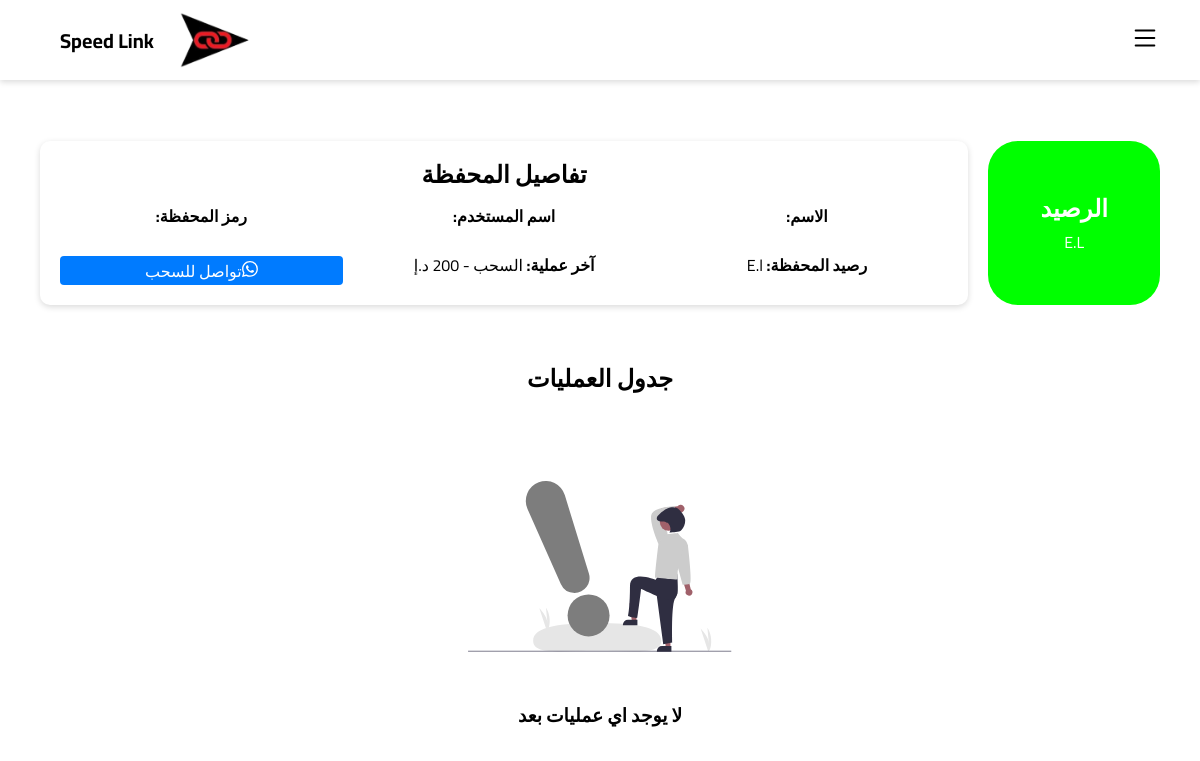
Page /viwewallets/b8dlMpsdWkxaMuy on the earlier database version.
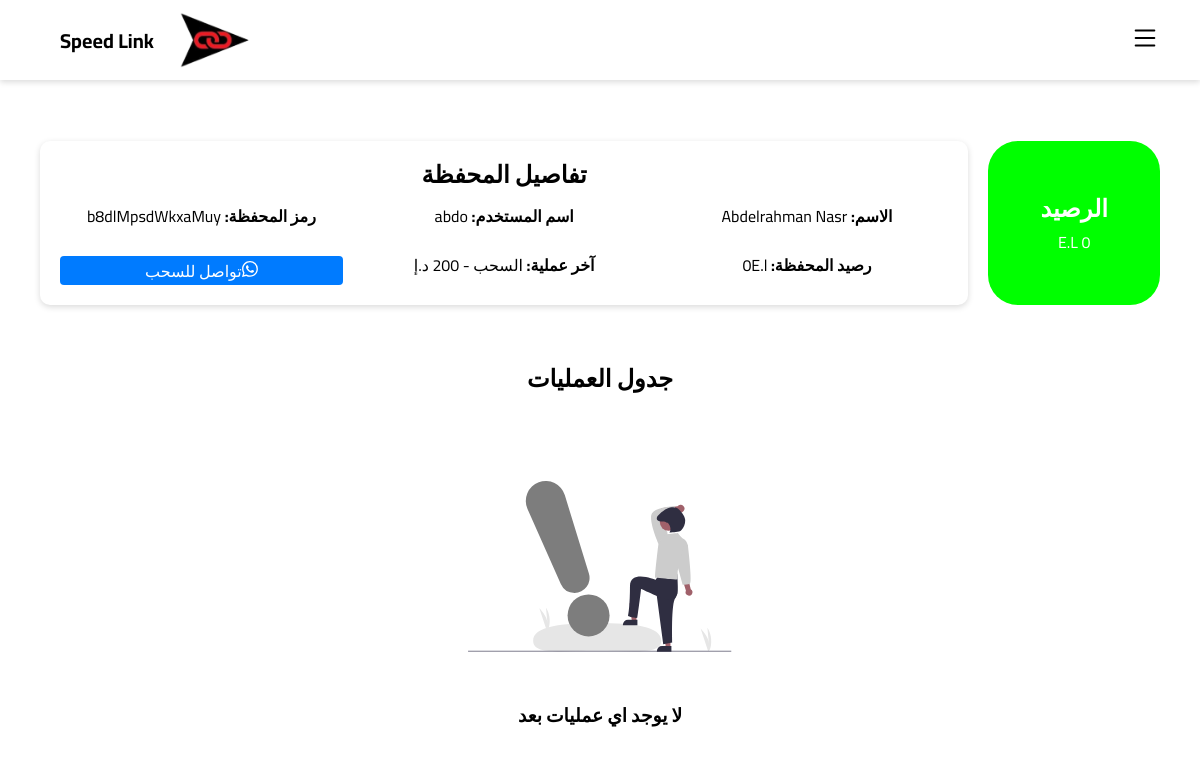
Same page on the later database version.
### app.py (models this page shows)
class Shippers(db.Model):
    id = db.Column(db.Integer, primary_key=True)
    email = db.Column(db.String(100), unique=True)
    username = db.Column(db.String(100), unique=True)
    password = db.Column(db.String(100))
    name = db.Column(db.String(100))
    phone1 = db.Column(db.String(11))
    phone2 = db.Column(db.String(11))
    city = db.Column(db.String(15))
    address = db.Column(db.String(300))
    wallet_code = db.Column(db.String(15), unique=True)
    dues = db.Column(db.Integer)
    shipments = db.Column(db.Integer)

class Wallets(db.Model):
    id = db.Column(db.Integer, primary_key=True)
    wallet_code = db.Column(db.String(15), unique=True)
    name = db.Column(db.String(100))
    Shipper_id = db.Column(db.Integer)
    dues = db.Column(db.Integer)

### app.py (the view)
@app.route('/viwewallets/<wallet_code>')
def viwewallets(wallet_code):
    shipper = Shippers.query.filter_by(wallet_code=wallet_code).first()
    wallet = Wallets.query.filter_by(wallet_code=wallet_code).first()
    wallet_log = WalletsLog.query.filter_by(wallet_code=wallet_code).all()
    wallet_log = wallet_log[::-1]
    return render_template('wallet.html',infoS=shipper,infoW=wallet,infoL=wallet_log)

### templates/wallet.html (shortened to what this page needs)
{% extends 'base.html' %} {% block content %}
    <link rel="stylesheet" href="https://cdnjs.cloudflare.com/ajax/libs/normalize/8.0.1/normalize.min.css"
    />
        <div class="wallet-container">
            <div class="wallet-balance">
                <div class="curved-rectangle">
                    <h2>الرصيد</h2>
                    <p>{% if infoS.dues == infoW.dues%} {{ infoS.dues }}{% endif %} E.L</p>
                </div>
                <div class="wallet-details">
                    <h2>تفاصيل المحفظة</h2>
                    <br>
                    <div class="wallet-card">
                        <p>
                            <strong>الاسم:</strong> {{ infoS.name }}
                        </p>
                        <p>
                            <strong>اسم المستخدم:</strong> {{ infoS.username }}
                        </p>
                        <p>
                            <strong>رمز المحفظة:</strong> {{ infoW.wallet_code }}
                        </p>
                        <p>
                            <strong>رصيد المحفظة:</strong> {% if infoS.dues == infoW.dues%} {{ infoS.dues }}{% endif %}E.l
                        </p>
                        <p>
                            <strong>آخر عملية:</strong> السحب - 200 د.إ
                        </p>
                        <a href="https://wa.me/201003060775" class="withdraw-btn" onclick="">
                              تواصل للسحب
							</a>
                    </div>
                </div>
            </div>
        </div>
        <div class="operations-table">
            <h2>جدول العمليات</h2>{% if infoL %}
            <table>
                <thead>
                    <tr>
                        <th>ID</th>
                        <th>تاريخ</th>
                        <th>المبلغ</th>
                        <th>الباركود</th>
                        <th>تفاصيل</th>
                    </tr>
                </thead>
                <tbody>
                    {% for log in infoL%}
                    <tr>
                        <td>{{ log.id }}</td>
                        <td>{{ log.created_at }}</td>
                        <td>{{ log.amount }}</td>
                        <td>{{ log.Shipment_barcode }}</td>
                        <td><a href="/track/{{log.Shipment_barcode}}" class="details-btn">تفاصيل</a></td>
                    </tr>
                    {% endfor %}
                </tbody>
            </table>{% else %}
            <center>
                <br>
                <div class="" style="margin: 50px 0;">
                    <br>
                </div>
                <h3>لا يوجد اي عمليات بعد</h3>
            </center>
            {% endif %}
        </div>
        {% endblock %}

Differences in the rows shown:
now on this page (row edited): Shippers: dues "0", name "Abdelrahman Nasr", username "abdo"
now on this page (row edited): Wallets: wallet_code "b8dlMpsdWkxaMuy"
